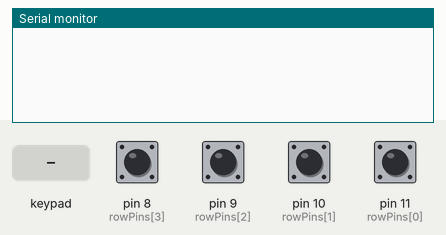
Recording of a sketch running on a simulated Arduino Uno, built with avr-gcc and run on an emulated ATmega328P. On the bench: the last lines printed to the serial monitor. Wiring (inferred from the names in the program): 4×4 keypad with keys 1 2 3 A 4 5 6 B 7 8 9 C * 0 # D: rows pin 8, pin 9, pin 10, pin 11; columns pin 4, pin 5, pin 6, pin 7. The inputs (shaded band) are chosen by the test bench; at power-on: pin 8 (rowPins[3]), pin 9 (rowPins[2]), pin 10 (rowPins[1]), pin 11 (rowPins[0]) HIGH.

Above: at 1.2 s.
1.3 s: key '1' pressed
At 2.5 s:
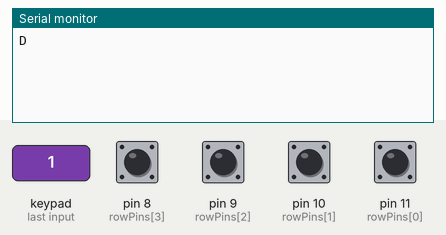
3.0 s: keypad keys 7 6 5 4 pressed 0.4 s apart
At 5.1 s:
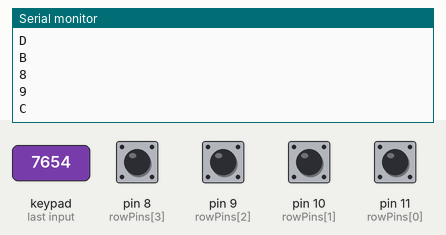
6.1 s: key '2' pressed
At 6.6 s:
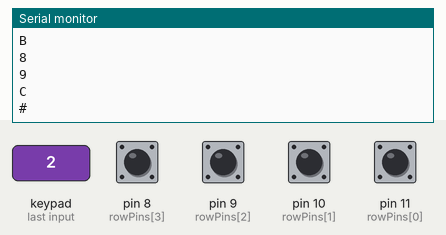
7.8 s: keypad keys 7 6 5 4 * pressed 0.4 s apart
At 10.3 s:
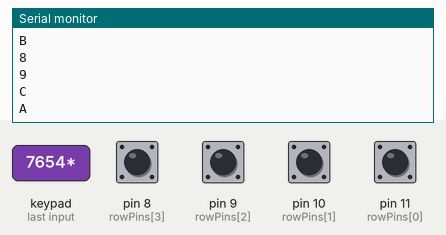
11.3 s: key 'A' pressed
At 13.0 s:
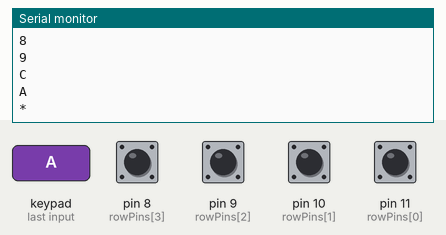

Measured:
- after the input at 1.3 s, the serial monitor: prints a new line after 0.22 s (image 1)
- after the input at 3.0 s, the serial monitor: prints a new line after 0.20 s (image 2)
- after the input at 6.1 s, the serial monitor: prints a new line after 0.20 s (image 3)
- after the input at 7.8 s, the serial monitor: prints a new line after 0.20 s (image 4)
- after the input at 11.3 s, the serial monitor: prints a new line after 0.20 s (image 5)

The sketch:

sketch_may11f.ino
```cpp
//5109056006 劉建德 我是原著,從沒提供給別人用
//Col腳位
const byte colPins[4]={7,6,5,4};
//Row腳位
const byte rowPins[4]={11,10,9,8};
const char keymap[4][4]={
  {'1','2','3','A'},
  {'4','5','6','B'},
  {'7','8','9','C'},
  {'*','0','#','D'},
};

byte i,j;
byte scanVal;

volatile unsigned long lastDebounceTime = 0;
volatile unsigned long debounceDelay = 50;

//輸出字元
char keyput;
//標記
int flag=0;

void setup() {
  // put your setup code here, to run once:
  Serial.begin(9600);
  for(i=0;i<=3;i++){
    //對輸入PIN初始化,設定中斷
    pciSetup(rowPins[i]);
    //設定腳位模式
    pinMode(rowPins[i],INPUT);
    pinMode(colPins[i],OUTPUT);
    //預設全寫入高電位
    digitalWrite(colPins[i],HIGH);
    digitalWrite(rowPins[i],HIGH);
  }
  //預設輸出空字元
  keyput='\0';
  //清空loop,改用計時器中斷來做
  //不用計時器的話,可能導致掃瞄鍵盤有異常
  SetupTimer();
}

//參考官網做的中斷腳位設定
void pciSetup(byte pin)
{
    *digitalPinToPCMSK(pin) |= bit (digitalPinToPCMSKbit(pin));  // enable pin
    PCIFR  |= bit (digitalPinToPCICRbit(pin)); // clear any outstanding interrupt
    PCICR  |= bit (digitalPinToPCICRbit(pin)); // enable interrupt for the group
}

void loop() {
 //清空loop
}

//中斷
ISR(TIMER2_COMPA_vect){
   //持續掃瞄鍵盤
  scan();
  //持續確認有無輸出
  out();
}

//初始化計時器,每0.0001秒掃瞄鍵盤,監控輸出
void SetupTimer(){
  //初始暫存器 Time2
 TCCR2A=0;
 TCCR2B=0;
 TCNT2=0;

 //CTC模式
 TCCR2B=TCCR2B|(1<<3);

  //除頻和上限
 TCCR2B=TCCR2B|(1<<2);
 //設定0.0001秒
 OCR2A=62.5;

 //致能中斷
 TIMSK2=TIMSK2|(1<<1);
}

//鍵盤中斷
ISR (PCINT0_vect){
  //轉呼叫鍵盤程式
  kyboard();
  //紀錄當下時間,防彈跳
  lastDebounceTime=millis();
}

//掃瞄鍵盤
void scan(){
 for(i=0;i<=3;i++){
    for(j=0;j<=3;j++){
      //行寫入低電位,列寫入高電位,持續檢查有無按下按鍵短路
       digitalWrite(rowPins[i],HIGH);
       digitalWrite(colPins[j],LOW);
    }
  }
}

void out(){
//當有輸出時,類似佇列
  if(keyput!='\0'){
    if((millis() - lastDebounceTime) > debounceDelay){
      Serial.println(keyput);
      //輸出完畢改為空字元
      keyput='\0';
    }
  }
}

// 中斷呼叫鍵盤程式
void kyboard(){
  for(i=0;i<=3;i++){
    for(j=0;j<=3;j++){
      digitalWrite(colPins[j],LOW);
      scanVal=digitalRead(rowPins[i]);
        if(scanVal==LOW){
          keyput=keymap[i][j];
          //Serial.println(keymap[i][j]);  // 輸出按鍵代表的字元
          digitalWrite(colPins[j], HIGH);
          flag=1;
          break;
        }
        digitalWrite(colPins[j], HIGH);
    }
  }
}
```
